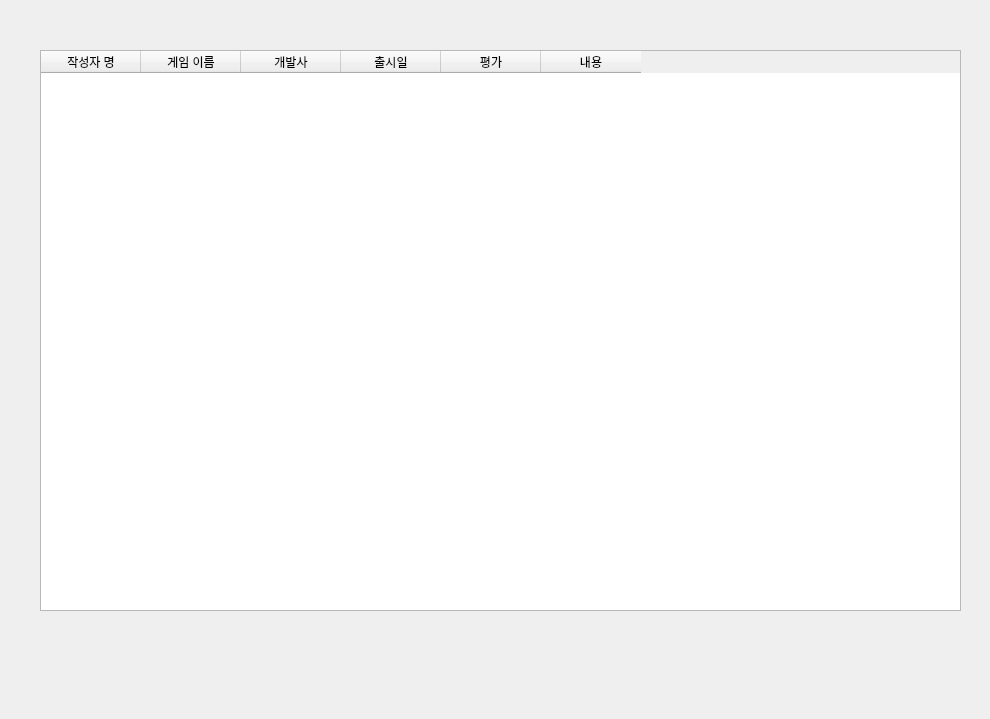
<?xml version="1.0" encoding="UTF-8"?>
<ui version="4.0">
 <class>Dialog</class>
 <widget class="QDialog" name="Dialog">
  <property name="geometry">
   <rect>
    <x>0</x>
    <y>0</y>
    <width>990</width>
    <height>719</height>
   </rect>
  </property>
  <property name="windowTitle">
   <string>Dialog</string>
  </property>
  <widget class="QTableWidget" name="table">
   <property name="geometry">
    <rect>
     <x>40</x>
     <y>50</y>
     <width>921</width>
     <height>561</height>
    </rect>
   </property>
   <column>
    <property name="text">
     <string>작성자 명</string>
    </property>
   </column>
   <column>
    <property name="text">
     <string>게임 이름</string>
    </property>
   </column>
   <column>
    <property name="text">
     <string>개발사</string>
    </property>
   </column>
   <column>
    <property name="text">
     <string>출시일</string>
    </property>
   </column>
   <column>
    <property name="text">
     <string>평가</string>
    </property>
   </column>
   <column>
    <property name="text">
     <string>내용</string>
    </property>
   </column>
  </widget>
 </widget>
 <resources/>
 <connections/>
</ui>
